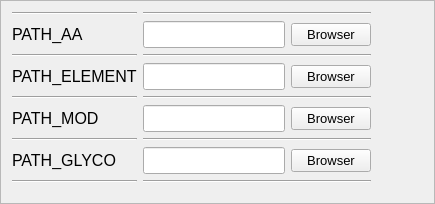
             <widget class="QFrame" name="frame">
              <property name="sizePolicy">
               <sizepolicy hsizetype="Expanding" vsizetype="Preferred">
                <horstretch>0</horstretch>
                <verstretch>0</verstretch>
               </sizepolicy>
              </property>
              <property name="frameShape">
               <enum>QFrame::StyledPanel</enum>
              </property>
              <property name="frameShadow">
               <enum>QFrame::Raised</enum>
              </property>
              <layout class="QVBoxLayout" name="verticalLayout_9">
               <item>
                <layout class="QGridLayout" name="gridLayout">
                 <property name="sizeConstraint">
                  <enum>QLayout::SetDefaultConstraint</enum>
                 </property>
                 <item row="2" column="0">
                  <widget class="Line" name="line_5">
                   <property name="orientation">
                    <enum>Qt::Horizontal</enum>
                   </property>
                  </widget>
                 </item>
                 <item row="6" column="3">
                  <spacer name="horizontalSpacer_2">
                   <property name="orientation">
                    <enum>Qt::Horizontal</enum>
                   </property>
                   <property name="sizeHint" stdset="0">
                    <size>
                     <width>40</width>
                     <height>20</height>
                    </size>
                   </property>
                  </spacer>
                 </item>
                 <item row="3" column="0">
                  <widget class="QLabel" name="lbl_ini_PE">
                   <property name="sizePolicy">
                    <sizepolicy hsizetype="Preferred" vsizetype="Expanding">
                     <horstretch>0</horstretch>
                     <verstretch>0</verstretch>
                    </sizepolicy>
                   </property>
                   <property name="font">
                    <font>
                     <pointsize>12</pointsize>
                     <weight>50</weight>
                     <bold>false</bold>
                    </font>
                   </property>
                   <property name="text">
                    <string>PATH_ELEMENT</string>
                   </property>
                   <property name="alignment">
                    <set>Qt::AlignLeading|Qt::AlignLeft|Qt::AlignVCenter</set>
                   </property>
                  </widget>
                 </item>
                 <item row="2" column="4">
                  <widget class="Line" name="line_7">
                   <property name="orientation">
                    <enum>Qt::Horizontal</enum>
                   </property>
                  </widget>
                 </item>
                 <item row="1" column="1">
                  <layout class="QHBoxLayout" name="horizontalLayout">
                   <item>
                    <widget class="QLineEdit" name="ledt_ini_PA">
                     <property name="font">
                      <font>
                       <pointsize>12</pointsize>
                       <weight>50</weight>
                       <bold>false</bold>
                      </font>
                     </property>
                    </widget>
                   </item>
                   <item>
                    <widget class="QPushButton" name="btn_ini_PA">
                     <property name="sizePolicy">
                      <sizepolicy hsizetype="Fixed" vsizetype="Fixed">
                       <horstretch>0</horstretch>
                       <verstretch>0</verstretch>
                      </sizepolicy>
                     </property>
                     <property name="font">
                      <font>
                       <pointsize>10</pointsize>
                       <weight>50</weight>
                       <bold>false</bold>
                      </font>
                     </property>
                     <property name="text">
                      <string>Browser</string>
                     </property>
                     <property name="autoDefault">
                      <bool>false</bool>
                     </property>
                    </widget>
                   </item>
                  </layout>
                 </item>
                 <item row="8" column="1">
                  <layout class="QHBoxLayout" name="horizontalLayout_6">
                   <item>
                    <widget class="QLineEdit" name="ledt_ini_PG">
                     <property name="font">
                      <font>
                       <pointsize>12</pointsize>
                       <weight>50</weight>
                       <bold>false</bold>
                      </font>
                     </property>
                    </widget>
                   </item>
                   <item>
                    <widget class="QPushButton" name="btn_ini_PG">
                     <property name="font">
                      <font>
                       <pointsize>10</pointsize>
                       <weight>50</weight>
                       <bold>false</bold>
                      </font>
                     </property>
                     <property name="text">
                      <string>Browser</string>
                     </property>
                    </widget>
                   </item>
                  </layout>
                 </item>
                 <item row="7" column="6">
                  <widget class="Line" name="line_11">
                   <property name="orientation">
                    <enum>Qt::Horizontal</enum>
                   </property>
                  </widget>
                 </item>
                 <item row="4" column="1">
                  <widget class="Line" name="line">
                   <property name="orientation">
                    <enum>Qt::Horizontal</enum>
                   </property>
                  </widget>
                 </item>
                 <item row="10" column="4">
                  <widget class="Line" name="line_18">
                   <property name="orientation">
                    <enum>Qt::Horizontal</enum>
                   </property>
                  </widget>
                 </item>
                 <item row="9" column="0">
                  <widget class="Line" name="line_12">
                   <property name="orientation">
                    <enum>Qt::Horizontal</enum>
                   </property>
                  </widget>
                 </item>
                 <item row="4" column="6">
                  <widget class="Line" name="line_3">
                   <property name="orientation">
                    <enum>Qt::Horizontal</enum>
                   </property>
                  </widget>
                 </item>
                 <item row="4" column="4">
                  <widget class="Line" name="line_2">
                   <property name="orientation">
                    <enum>Qt::Horizontal</enum>
                   </property>
                  </widget>
                 </item>
                 <item row="6" column="0">
                  <widget class="QLabel" name="lbl_ini_PM">
                   <property name="font">
                    <font>
                     <pointsize>12</pointsize>
                     <weight>50</weight>
                     <bold>false</bold>
                    </font>
                   </property>
                   <property name="text">
                    <string>PATH_MOD</string>
                   </property>
                   <property name="alignment">
                    <set>Qt::AlignLeading|Qt::AlignLeft|Qt::AlignVCenter</set>
                   </property>
                  </widget>
                 </item>
                 <item row="8" column="0">
                  <widget class="QLabel" name="lbl_ini_PG">
                   <property name="font">
                    <font>
                     <pointsize>12</pointsize>
                     <weight>50</weight>
                     <bold>false</bold>
                    </font>
                   </property>
                   <property name="text">
                    <string>PATH_GLYCO</string>
                   </property>
                   <property name="alignment">
                    <set>Qt::AlignLeading|Qt::AlignLeft|Qt::AlignVCenter</set>
                   </property>
                  </widget>
                 </item>
                 <item row="0" column="0">
                  <widget class="Line" name="line_20">
                   <property name="orientation">
                    <enum>Qt::Horizontal</enum>
                   </property>
                  </widget>
                 </item>
                 <item row="0" column="1">
                  <widget class="Line" name="line_21">
                   <property name="orientation">
                    <enum>Qt::Horizontal</enum>
                   </property>
                  </widget>
                 </item>
                 <item row="4" column="0">
                  <widget class="Line" name="line_4">
                   <property name="orientation">
                    <enum>Qt::Horizontal</enum>
                   </property>
                  </widget>
                 </item>
                 <item row="9" column="6">
                  <widget class="Line" name="line_15">
                   <property name="orientation">
                    <enum>Qt::Horizontal</enum>
                   </property>
                  </widget>
                 </item>
                 <item row="7" column="1">
                  <widget class="Line" name="line_9">
                   <property name="orientation">
                    <enum>Qt::Horizontal</enum>
                   </property>
                  </widget>
                 </item>
                 <item row="0" column="4">
                  <widget class="Line" name="line_22">
                   <property name="orientation">
                    <enum>Qt::Horizontal</enum>
                   </property>
                  </widget>
                 </item>
                 <item row="0" column="6">
                  <widget class="Line" name="line_23">
                   <property name="orientation">
                    <enum>Qt::Horizontal</enum>
                   </property>
                  </widget>
                 </item>
                 <item row="9" column="1">
                  <widget class="Line" name="line_13">
                   <property name="orientation">
                    <enum>Qt::Horizontal</enum>
                   </property>
                  </widget>
                 </item>
                 <item row="7" column="0">
                  <widget class="Line" name="line_8">
                   <property name="orientation">
                    <enum>Qt::Horizontal</enum>
                   </property>
                  </widget>
                 </item>
                 <item row="7" column="4">
                  <widget class="Line" name="line_10">
                   <property name="orientation">
                    <enum>Qt::Horizontal</enum>
                   </property>
                  </widget>
                 </item>
                 <item row="2" column="1">
                  <widget class="Line" name="line_6">
                   <property name="orientation">
                    <enum>Qt::Horizontal</enum>
                   </property>
                  </widget>
                 </item>
                 <item row="10" column="6">
                  <widget class="Line" name="line_19">
                   <property name="orientation">
                    <enum>Qt::Horizontal</enum>
                   </property>
                  </widget>
                 </item>
                 <item row="6" column="1">
                  <layout class="QHBoxLayout" name="horizontalLayout_5">
                   <item>
                    <widget class="QLineEdit" name="ledt_ini_PM">
                     <property name="font">
                      <font>
                       <pointsize>12</pointsize>
                       <weight>50</weight>
                       <bold>false</bold>
                      </font>
                     </property>
                    </widget>
                   </item>
                   <item>
                    <widget class="QPushButton" name="btn_ini_PM">
                     <property name="font">
                      <font>
                       <pointsize>10</pointsize>
                       <weight>50</weight>
                       <bold>false</bold>
                      </font>
                     </property>
                     <property name="text">
                      <string>Browser</string>
                     </property>
                    </widget>
                   </item>
                  </layout>
                 </item>
                 <item row="1" column="0">
                  <widget class="QLabel" name="lbl_ini_PA">
                   <property name="font">
                    <font>
                     <pointsize>12</pointsize>
                     <weight>50</weight>
                     <bold>false</bold>
                    </font>
                   </property>
                   <property name="toolTip">
                    <string>&lt;html&gt;&lt;head/&gt;&lt;body&gt;&lt;p&gt;to_be_continued...&lt;/p&gt;&lt;/body&gt;&lt;/html&gt;</string>
                   </property>
                   <property name="text">
                    <string>PATH_AA</string>
                   </property>
                   <property name="alignment">
                    <set>Qt::AlignLeading|Qt::AlignLeft|Qt::AlignVCenter</set>
                   </property>
                  </widget>
                 </item>
                 <item row="9" column="4">
                  <widget class="Line" name="line_14">
                   <property name="orientation">
                    <enum>Qt::Horizontal</enum>
                   </property>
                  </widget>
                 </item>
                 <item row="3" column="1">
                  <layout class="QHBoxLayout" name="horizontalLayout_4">
                   <item>
                    <widget class="QLineEdit" name="ledt_ini_PE">
                     <property name="font">
                      <font>
                       <pointsize>12</pointsize>
                       <weight>50</weight>
                       <bold>false</bold>
                      </font>
                     </property>
                    </widget>
                   </item>
                   <item>
                    <widget class="QPushButton" name="btn_ini_PE">
                     <property name="sizePolicy">
                      <sizepolicy hsizetype="Fixed" vsizetype="Fixed">
                       <horstretch>0</horstretch>
                       <verstretch>0</verstretch>
                      </sizepolicy>
                     </property>
                     <property name="font">
                      <font>
                       <pointsize>10</pointsize>
                       <weight>50</weight>
                       <bold>false</bold>
                      </font>
                     </property>
                     <property name="text">
                      <string>Browser</string>
                     </property>
                    </widget>
                   </item>
                  </layout>
                 </item>
                 <item row="2" column="6">
                  <widget class="Line" name="line_24">
                   <property name="orientation">
                    <enum>Qt::Horizontal</enum>
                   </property>
                  </widget>
                 </item>
                </layout>
               </item>
              </layout>
             </widget>
